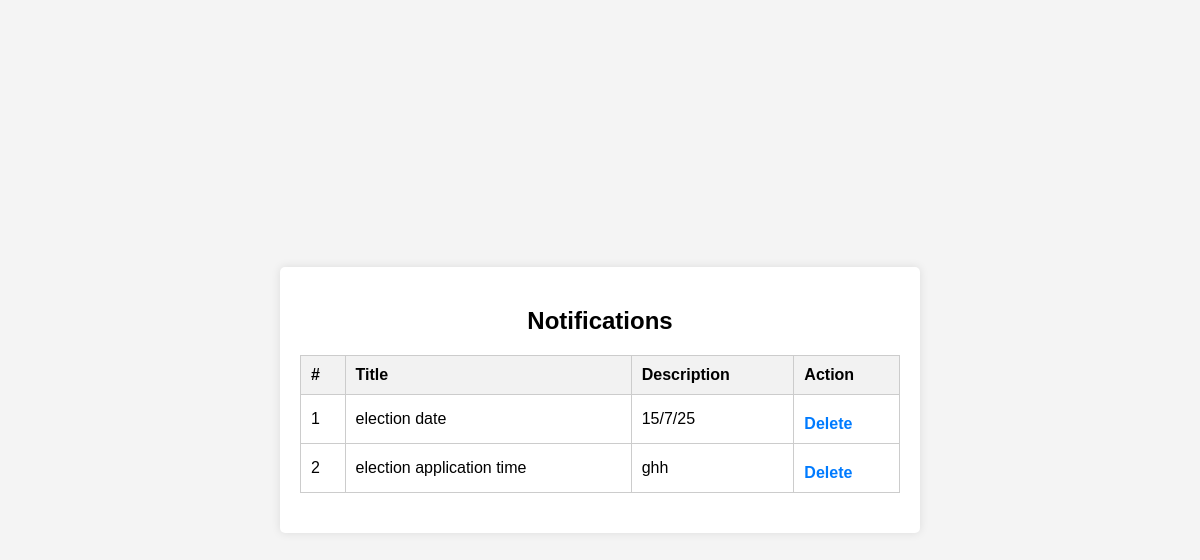
The page /viewnotification/ on the database its author committed.
### app/models.py (models this page shows)
class notification(models.Model):
    title=models.CharField(max_length=30)
    description=models.TextField(max_length=100)
    created=models.DateTimeField(auto_now_add=True)

### app/views.py (the view)
# urls.py: path('viewnotification/',views.viewnotification,name='viewnotification'),
def viewnotification(request):
    data=notification.objects.all()
    return render(request,'deletenotification.html',{'data':data})

### app/templates/deletenotification.html (shortened to what this page needs)
<!DOCTYPE html>
<html lang="en">
<head>
</head>
<body>
    <div class="container">
        <h2>Notifications</h2>
        {% if data.exists %}
        <table>
            <thead>
                <tr>
                    <th>#</th>
                    <th>Title</th>
                    <th>Description</th>
                    <th>Action</th>
                </tr>
            </thead>
            <tbody>
                {% for notification in data %}
                <tr>
                    <td>{{ forloop.counter }}</td>
                    <td>{{ notification.title }}</td>
                    <td>{{ notification.description }}</td>
                    <td><a href="/deletenotification/{{notification.id}}">Delete</a></td>
                </tr>
                {% endfor %}
            </tbody>
        </table>
        {% else %}
        <p class="no-data">No notifications available.</p>
        {% endif %}
    </div>
</body>
</html>

### app/templates/deletenotification.html (style rules this page uses)
body { font-family: Arial, sans-serif; background-color: #f4f4f4; margin: 0; padding: 0; display: flex; justify-content: center; align-items: center; min-height: 100vh; }
.container { background-color: #fff; padding: 20px; border-radius: 5px; box-shadow: 0 0 10px rgba(0, 0, 0, 0.1); width: 100%; max-width: 600px; }
h2 { text-align: center; margin-bottom: 20px; }
table { width: 100%; border-collapse: collapse; margin-bottom: 20px; }
table, th, td { border: 1px solid #ccc; }
th, td { padding: 10px; text-align: left; }
th { background-color: #f2f2f2; }
a { display: inline-block; margin-top: 10px; text-decoration: none; color: #007BFF; font-weight: bold; }

### rows shown on the page
notification: title "election date", description "15/7/25"
notification: title "election application time", description "ghh"
